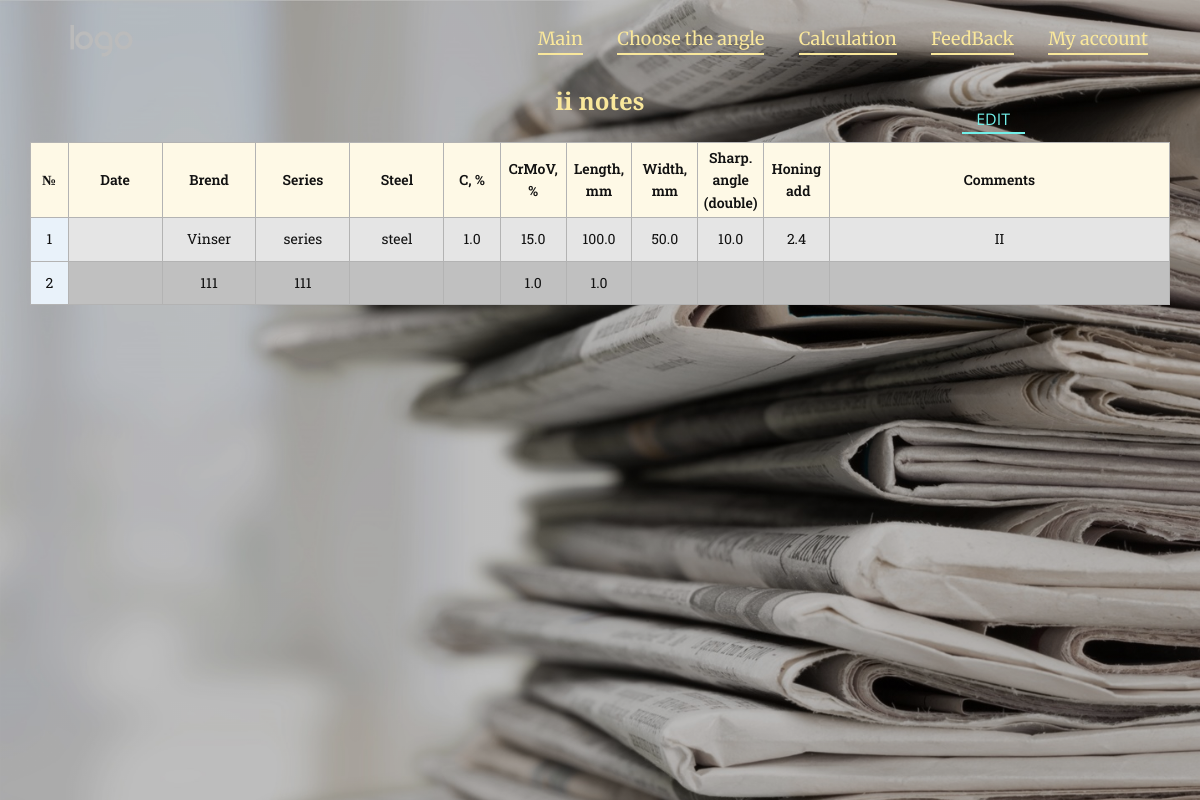
The app's page /account_table (signed in) with its own data.
### stay_sharp/models.py (models this page shows, shortened)
class Account_table(models.Model):
    date = models.DateField(blank=True, null=True, auto_now_add=True,)
    brend = models.CharField(max_length=30, blank=True, null=True, default='')
    series = models.CharField(max_length=30, blank=True, null=True, default='')
    steel = models.CharField(max_length=20, blank=True, null=True, default='')
    carbon = models.FloatField(validators=[MinValueValidator(0), MaxValueValidator(6)], blank=True, null=True, default='')
    CrMoV = models.FloatField(validators=[MinValueValidator(0), MaxValueValidator(50)], blank=True, null=True, default='')
    length = models.FloatField(validators=[MinValueValidator(0), MaxValueValidator(500)], blank=True, null=True, default='')
    width = models.FloatField(validators=[MinValueValidator(0), MaxValueValidator(60)], blank=True, null=True, default='')
    grinding_angle = models.FloatField(validators=[MinValueValidator(0), MaxValueValidator(40)], blank=True, null=True, default='')
    honing_add = models.FloatField(blank=True, null=True, default='')
    comments = models.TextField(blank=True, null=True, default='')
    user = models.ForeignKey(settings.AUTH_USER_MODEL, on_delete=models.CASCADE, default=get_superuser)

### stay_sharp/views.py (the view)
# urls.py: path('account_table', views.Account_tableView.as_view(), name='account_table'),
class Account_tableView(TemplateView):
    template_name = 'Account-table.html'
    def get(self, request, *args, **kwargs):
        user = request.user
        if user and user.is_active:
            context = self.get_context_data(**kwargs)
            context['my_knifes'] = Account_table.objects.filter(user=user)
            return self.render_to_response(context)

### templates/Account-table.html (shortened to what this page needs)
{% extends 'Base.html' %}
{% load static %}
{% block static_main %}
    <link rel="stylesheet" href="{% static 'css/stay_sharp/Account-table.css' %}" media="screen">
{% endblock %}
{% block section1 %}
    <section
            class="skrollable u-align-center u-clearfix u-hidden-xs u-image u-lightbox u-parallax u-shading u-section-1"
            id="account_table" data-image-width="1435" data-image-height="1000">
        <div class="u-clearfix u-sheet u-sheet-1">
            <h4 class="u-text u-text-palette-3-light-2 u-text-1">{{ user.username }} notes</h4>
            <a href="{% url 'account_table_edit' %}"
               class="infinite u-active-none u-border-2 u-border-active-palette-4-light-2 u-border-hover-palette-2-base u-border-palette-4-light-1 u-btn u-button-style u-hover-none u-none u-text-active-palette-4-light-2 u-text-hover-palette-2-base u-text-palette-4-light-1 u-btn-1">Edit</a>
            <div class="u-align-left-md u-align-left-sm u-align-left-xs u-expanded-width-lg u-expanded-width-md u-expanded-width-sm u-expanded-width-xl u-expanded-width-xs u-table u-table-responsive u-table-1"
                 data-animation-name="" data-animation-duration="0" data-animation-delay="0"
                 data-animation-direction="">
                <table class="u-table-entity u-table-entity-1">
                    <colgroup>
                        <col width="3.3%">
                        <col width="8.25%">
                        <col width="8.25%">
                        <col width="8.25%">
                        <col width="8.25%">
                        <col width="4.95%">
                        <col width="5.78%">
                        <col width="5.78%">
                        <col width="5.78%">
                        <col width="5.78%">
                        <col width="5.78%">
                        <col width="33.17%">
                    </colgroup>
                    <thead class="u-align-center u-custom-font u-font-roboto-slab u-palette-3-light-3 u-table-header u-table-valign-middle u-table-header-1">
                    <tr style="height: 75px;">
                        <th class="u-border-1 u-border-grey-30 u-custom-font u-font-roboto-slab u-table-cell u-table-cell-1">
                            №
                        </th>
                        <th class="u-border-1 u-border-grey-30 u-custom-font u-font-roboto-slab u-table-cell u-table-cell-2">
                            Date
                        </th>
                        <th class="u-border-1 u-border-grey-30 u-custom-font u-font-roboto-slab u-table-cell u-table-cell-3">
                            Brend
                        </th>
                        <th class="u-border-1 u-border-grey-30 u-custom-font u-font-roboto-slab u-table-cell u-table-cell-4">
                            Series
                        </th>
                        <th class="u-border-1 u-border-grey-30 u-custom-font u-font-roboto-slab u-table-cell u-table-cell-5">
                            Steel
                        </th>
                        <th class="u-border-1 u-border-grey-30 u-custom-font u-font-roboto-slab u-table-cell u-table-cell-6">
                            C, %
                        </th>
                        <th class="u-border-1 u-border-grey-30 u-custom-font u-font-roboto-slab u-table-cell u-table-cell-7">
                            CrMoV, %
                        </th>
                        <th class="u-border-1 u-border-grey-30 u-custom-font u-font-roboto-slab u-table-cell u-table-cell-8">
                            Length, mm
                        </th>
                        <th class="u-border-1 u-border-grey-30 u-custom-font u-font-roboto-slab u-table-cell u-table-cell-9">
                            Width, mm
                        </th>
                        <th class="u-border-1 u-border-grey-30 u-custom-font u-font-roboto-slab u-table-cell u-table-cell-10">
                            Sharp. angle (double)
                        </th>
                        <th class="u-border-1 u-border-grey-30 u-custom-font u-font-roboto-slab u-table-cell u-table-cell-11">
                            Honing<br>&nbsp;add
                        </th>
                        <th class="u-border-1 u-border-grey-30 u-custom-font u-font-roboto-slab u-table-cell u-table-cell-12">
                            Comments
                        </th>
                    </tr>
                    </thead>
                    <tbody class="u-align-center u-custom-font u-font-roboto-slab u-grey-10 u-table-alt-grey-25 u-table-body u-table-body-1">
                    {% for my_knife in my_knifes %}
                        <tr style="height: 31px;">
                            <td class="u-border-1 u-border-grey-30 u-first-column u-palette-1-light-3 u-table-cell">{{ forloop.counter }}</td>
                            <td class="u-border-1 u-border-grey-30 u-table-cell">{{ my_knife.date|date:"j.m.y" }}</td>
                            <td class="u-border-1 u-border-grey-30 u-table-cell u-table-cell-15">{{ my_knife.brend|default_if_none:'' }}</td>
                            <td class="u-border-1 u-border-grey-30 u-table-cell u-table-cell-16">{{ my_knife.series|default_if_none:'' }}</td>
                            <td class="u-border-1 u-border-grey-30 u-table-cell u-table-cell-17">{{ my_knife.steel|default_if_none:'' }}</td>
                            <td class="u-border-1 u-border-grey-30 u-table-cell u-table-cell-18">{{ my_knife.carbon|default_if_none:'' }}</td>
                            <td class="u-border-1 u-border-grey-30 u-table-cell u-table-cell-19">{{ my_knife.CrMoV|default_if_none:'' }}</td>
                            <td class="u-border-1 u-border-grey-30 u-table-cell u-table-cell-20">{{ my_knife.length|default_if_none:'' }}</td>
                            <td class="u-border-1 u-border-grey-30 u-table-cell u-table-cell-21">{{ my_knife.width|default_if_none:'' }}</td>
                            <td class="u-border-1 u-border-grey-30 u-table-cell u-table-cell-22">{{ my_knife.grinding_angle|default_if_none:'' }}</td>
                            <td class="u-border-1 u-border-grey-30 u-table-cell u-table-cell-23">{{ my_knife.honing_add|default_if_none:'' }}</td>
                            <td class="u-border-1 u-border-grey-30 u-table-cell u-table-cell-24">{{ my_knife.comments|default_if_none:'' }}</td>
                        </tr>
                    {% endfor %}
                    </tbody>
                </table>
            </div>
        </div>
    </section>
{% endblock %}

### static/css/stay_sharp/Account-table.css (style rules this page uses)
.u-section-1 { background-image: linear-gradient(0deg, rgba(0,0,0,0.25), rgba(0,0,0,0.25)), url("/static/images/stay_sharp/317024594-01.jpeg"); }
.u-section-1 .u-sheet-1 { min-height: 100vh; }
.u-section-1 .u-text-1 { font-weight: 700; width: 259px; margin: 92px auto 0; }
.u-section-1 .u-btn-1 { border-style: none none solid; text-transform: uppercase; font-weight: normal; margin: -10px 145px 0 auto; padding: 0 15px 0 14px; }
.u-section-1 .u-table-1 { background-image: none; width: 1217px; margin: 10px auto 60px 0; }
.u-section-1 .u-table-entity-1 { min-height: 100px; }
.u-section-1 .u-table-header-1 { background-image: none; font-size: 0.875rem; font-weight: 600; }
.u-section-1 .u-table-cell-1 { font-weight: 600; padding: 0 2px; }
.u-section-1 .u-table-cell-2 { font-weight: 600; padding: 0 2px; }
.u-section-1 .u-table-cell-3 { font-weight: 600; padding: 0 2px; }
.u-section-1 .u-table-cell-4 { font-weight: 600; padding: 0 2px; }
.u-section-1 .u-table-cell-5 { font-weight: 600; padding: 0 2px; }
.u-section-1 .u-table-cell-6 { font-weight: 600; padding: 0 2px; }
.u-section-1 .u-table-cell-7 { font-weight: 600; padding: 0 2px; }
.u-section-1 .u-table-cell-8 { font-weight: 600; padding: 0 2px; }
.u-section-1 .u-table-cell-9 { font-weight: 600; padding: 0 2px; }
.u-section-1 .u-table-cell-10 { font-weight: 600; padding: 0 2px; }
.u-section-1 .u-table-cell-11 { font-weight: 600; padding: 0 2px; }
.u-section-1 .u-table-cell-12 { font-weight: 600; padding: 0 2px; }
.u-section-1 .u-table-body-1 { background-image: none; font-size: 0.875rem; }
.u-section-1 .u-table-cell-15 { padding: 0 2px; }
.u-section-1 .u-table-cell-16 { padding: 0 2px; }
.u-section-1 .u-table-cell-17 { padding: 0 2px; }
.u-section-1 .u-table-cell-18 { padding: 0 2px; }
.u-section-1 .u-table-cell-19 { padding: 0 2px; }
.u-section-1 .u-table-cell-20 { padding: 0 2px; }
.u-section-1 .u-table-cell-21 { padding: 0 2px; }
.u-section-1 .u-table-cell-22 { padding: 0 2px; }
.u-section-1 .u-table-cell-23 { padding: 0 2px; }
.u-section-1 .u-table-cell-24 { padding: 0 2px; }
@media (max-width: 1399px) { .u-section-1 { background-position: 50% 50%; } }
@media (max-width: 1399px) { .u-section-1 .u-text-1 { width: 411px; margin-top: 87px; } }
@media (max-width: 1399px) { .u-section-1 .u-btn-1 { margin-top: -9px; --animation-custom_in-rotate: 180deg; --animation-custom_in-scale: 1; } }
@media (max-width: 1399px) { .u-section-1 .u-table-1 { margin-top: 8px; margin-right: initial; margin-left: initial; width: auto; } }
@media (max-width: 1399px) { .u-section-1 .u-table-body-1 { font-weight: normal; } }

### records on screen
Account_table: brend "Vinser", series "series", steel "steel", carbon "1.0", CrMoV "15.0", length "100.0", width "50.0", grinding_angle "10.0", honing_add "2.4", comments "II"
Account_table: brend "111", series "111", CrMoV "1.0", length "1.0"

### other values on screen
{{ user.username }} "ii"
